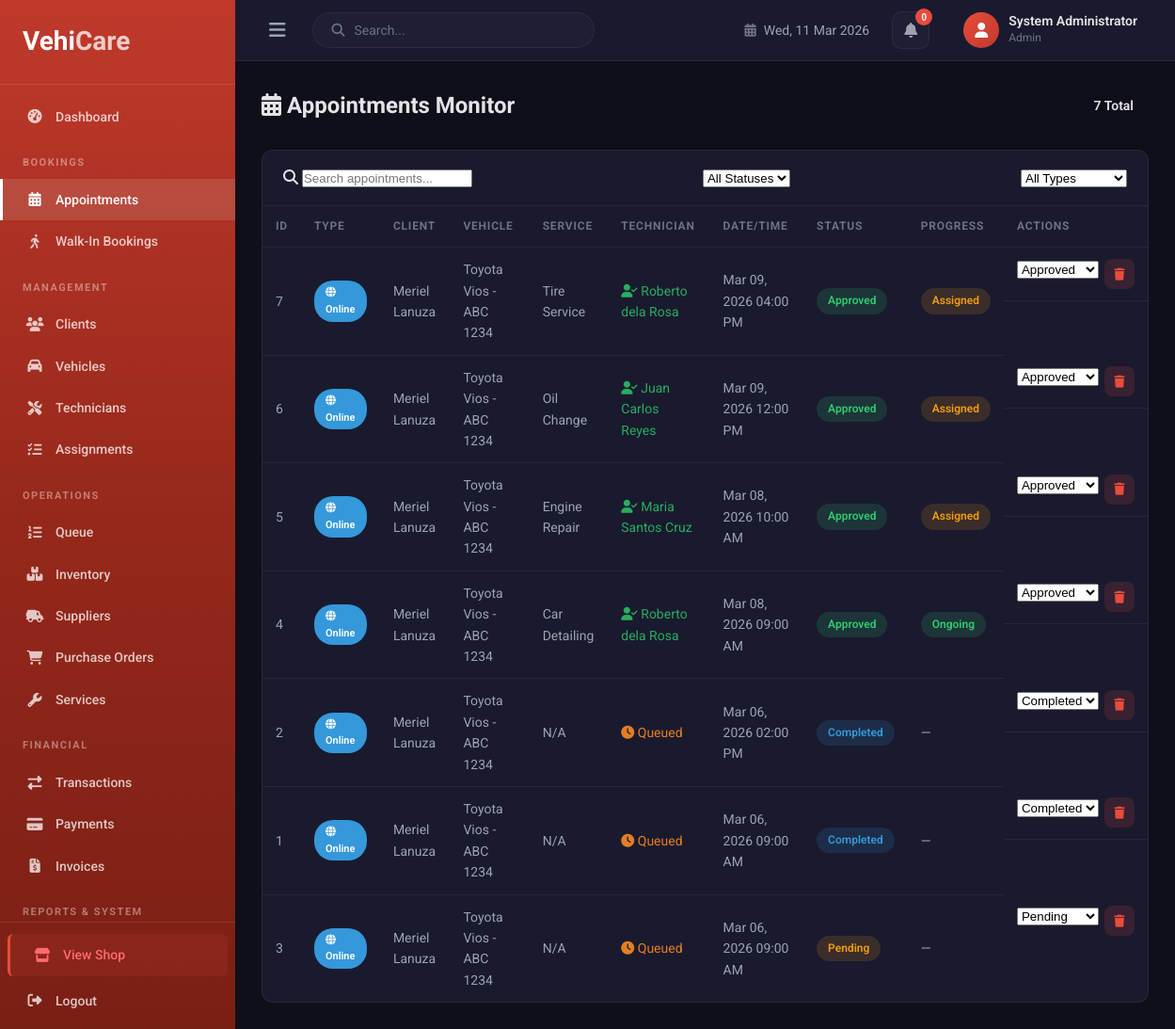
/admins/appointments.php (signed in), run on the app's committed database.
### tables this page shows
CREATE TABLE `appointments` (
  `appointment_id` int(11) NOT NULL,
  `client_id` int(11) NOT NULL,
  `vehicle_id` int(11) NOT NULL,
  `service_id` int(11) DEFAULT NULL,
  `appointment_date` datetime NOT NULL,
  `status` enum('Pending','Approved','Completed','Cancelled') DEFAULT 'Pending',
  `appointment_type` enum('Online','Walk-In') DEFAULT 'Online',
  `notes` text DEFAULT NULL,
  `created_by` int(11) DEFAULT NULL,
  `created_at` timestamp NOT NULL DEFAULT current_timestamp()
);

CREATE TABLE `clients` (
  `client_id` int(11) NOT NULL,
  `user_id` int(11) DEFAULT NULL,
  `full_name` varchar(150) NOT NULL,
  `phone` varchar(50) NOT NULL,
  `email` varchar(150) DEFAULT NULL,
  `address` text DEFAULT NULL,
  `created_at` timestamp NOT NULL DEFAULT current_timestamp()
);

CREATE TABLE `vehicles` (
  `vehicle_id` int(11) NOT NULL,
  `client_id` int(11) NOT NULL,
  `plate_number` varchar(50) NOT NULL,
  `vin` varchar(17) DEFAULT NULL,
  `make` varchar(100) DEFAULT NULL,
  `model` varchar(100) DEFAULT NULL,
  `year` year(4) DEFAULT NULL,
  `color` varchar(50) DEFAULT NULL,
  `status` enum('active','in_service','completed','released') DEFAULT 'active',
  `created_at` timestamp NOT NULL DEFAULT current_timestamp()
);

CREATE TABLE `services` (
  `service_id` int(11) NOT NULL,
  `service_name` varchar(150) NOT NULL,
  `description` text DEFAULT NULL,
  `base_price` decimal(10,2) NOT NULL,
  `estimated_duration` int(11) DEFAULT NULL COMMENT 'Duration in minutes',
  `created_at` timestamp NOT NULL DEFAULT current_timestamp()
);

CREATE TABLE `users` (
  `user_id` int(11) NOT NULL,
  `full_name` varchar(150) NOT NULL,
  `email` varchar(150) NOT NULL,
  `password_hash` varchar(255) NOT NULL,
  `role` enum('admin','staff','technician','customer') NOT NULL,
  `status` enum('active','inactive') DEFAULT 'active',
  `created_at` timestamp NOT NULL DEFAULT current_timestamp()
);

CREATE TABLE `assignments` (
  `assignment_id` int(11) NOT NULL,
  `appointment_id` int(11) DEFAULT NULL,
  `vehicle_id` int(11) NOT NULL,
  `technician_id` int(11) NOT NULL,
  `service_id` int(11) NOT NULL,
  `status` enum('Assigned','Ongoing','Finished') DEFAULT 'Assigned',
  `start_time` datetime DEFAULT NULL,
  `end_time` datetime DEFAULT NULL,
  `notes` text DEFAULT NULL
);

### admins/appointments.php (the view, shortened to what this page needs)
<?php
require_once __DIR__ . '/../includes/db.php';
$appointments = $pdo->query("
    SELECT a.*, c.full_name AS client_name, v.plate_number, v.make, v.model,
           s.service_name, s.estimated_duration,
           tech.full_name AS technician_name,
           asgn.status AS assignment_status,
           COALESCE(a.appointment_type, 'Online') AS appointment_type
    FROM appointments a
    LEFT JOIN clients c ON a.client_id = c.client_id
    LEFT JOIN vehicles v ON a.vehicle_id = v.vehicle_id
    LEFT JOIN services s ON a.service_id = s.service_id
    LEFT JOIN assignments asgn ON asgn.appointment_id = a.appointment_id
    LEFT JOIN users tech ON asgn.technician_id = tech.user_id
    ORDER BY a.appointment_date DESC
")->fetchAll();
?>
<!DOCTYPE html>
<html lang="en">
<head>
    <link rel="stylesheet" href="../includes/style/admin.css">
    <link rel="stylesheet" href="https://cdnjs.cloudflare.com/ajax/libs/font-awesome/6.5.1/css/all.min.css">
</head>
<body class="admin-body">
<div class="admin-layout">
    <?php include __DIR__ . '/includes/sidebar.php'; ?>
    <main class="admin-main">
        <?php include __DIR__ . '/includes/topbar.php'; ?>
        <div class="admin-content">
            <div class="page-header">
                <h2><i class="fas fa-calendar-alt"></i> Appointments Monitor</h2>
                <span class="badge badge-info" style="font-size:14px;padding:8px 16px;"><?= count($appointments) ?> Total</span>
            </div>
            <div class="admin-card">
                <div class="table-toolbar">
                    <div class="search-box">
                        <i class="fas fa-search"></i>
                        <input type="text" id="searchInput" placeholder="Search appointments..." onkeyup="searchTable()">
                    </div>
                    <div class="filter-box">
                        <select id="statusFilter" onchange="filterByStatus()">
                            <option value="">All Statuses</option>
                        </select>
                    </div>
                    <div class="filter-box">
                        <select id="typeFilter" onchange="filterByStatus()">
                            <option value="">All Types</option>
                        </select>
                    </div>
                </div>
                <?php if (count($appointments) > 0): ?>
                <div class="table-responsive">
                    <table class="admin-table" id="appointmentsTable">
                        <thead>
                            <tr>
                                <th>ID</th>
                                <th>Type</th>
                                <th>Client</th>
                                <th>Vehicle</th>
                                <th>Service</th>
                                <th>Technician</th>
                                <th>Date/Time</th>
                                <th>Status</th>
                                <th>Progress</th>
                                <th>Actions</th>
                            </tr>
                        </thead>
                        <tbody>
                            <?php foreach ($appointments as $row): ?>
                            <tr data-status="<?= htmlspecialchars($row['status']) ?>" data-type="<?= htmlspecialchars($row['appointment_type']) ?>">
                                <td><?= htmlspecialchars($row['appointment_id']) ?></td>
                                <td>
                                    <?php if ($row['appointment_type'] === 'Walk-In'): ?>
                                        <span class="badge" style="background:#e67e22;color:#fff;font-size:11px;"><i class="fas fa-walking"></i> Walk-In</span>
                                    <?php else: ?>
                                        <span class="badge" style="background:#3498db;color:#fff;font-size:11px;"><i class="fas fa-globe"></i> Online</span>
                                    <?php endif; ?>
                                </td>
                                <td><?= htmlspecialchars($row['client_name'] ?? 'N/A') ?></td>
                                <td><?= htmlspecialchars(($row['make'] ?? '') . ' ' . ($row['model'] ?? '') . ' - ' . ($row['plate_number'] ?? 'N/A')) ?></td>
                                <td><?= htmlspecialchars($row['service_name'] ?? 'N/A') ?></td>
                                <td>
                                    <?php if ($row['technician_name']): ?>
                                        <span style="color:#27ae60;"><i class="fas fa-user-check"></i> <?= htmlspecialchars($row['technician_name']) ?></span>
                                    <?php else: ?>
                                        <span style="color:#e67e22;"><i class="fas fa-clock"></i> Queued</span>
                                    <?php endif; ?>
                                </td>
                                <td><?= date('M d, Y h:i A', strtotime($row['appointment_date'])) ?></td>
                                <td>
                                    <?php
                                        $badgeClass = 'badge-pending';
                                        if ($row['status'] === 'Approved') $badgeClass = 'badge-approved';
                                        elseif ($row['status'] === 'Completed') $badgeClass = 'badge-completed';
                                        elseif ($row['status'] === 'Cancelled') $badgeClass = 'badge-cancelled';
                                    ?>
                                    <span class="badge <?= $badgeClass ?>"><?= htmlspecialchars($row['status']) ?></span>
                                </td>
                                <td>
                                    <?php if ($row['assignment_status']): ?>
                                        <?php
                                            $pBadge = 'badge-pending';
                                            if ($row['assignment_status'] === 'Ongoing') $pBadge = 'badge-approved';
                                            elseif ($row['assignment_status'] === 'Finished') $pBadge = 'badge-completed';
                                        ?>
                                        <span class="badge <?= $pBadge ?>"><?= htmlspecialchars($row['assignment_status']) ?></span>
                                    <?php else: ?>
                                        <span style="color:#aaa;">&mdash;</span>
                                    <?php endif; ?>
                                </td>
                                <td class="action-btns">
                                    <form method="POST" style="display:inline" class="status-form">
                                        <select name="status" class="form-control-sm" onchange="this.form.submit()">
                                            <option value="Pending" <?= $row['status'] === 'Pending' ? 'selected' : '' ?>>Pending</option>
                                            <option value="Approved" <?= $row['status'] === 'Approved' ? 'selected' : '' ?>>Approved</option>
                                            <option value="Completed" <?= $row['status'] === 'Completed' ? 'selected' : '' ?>>Completed</option>
                                        </select>
                                    </form>
                                    <form method="POST" style="display:inline" onsubmit="return confirm('Delete this appointment?')">
                                        <button type="submit" class="btn-icon btn-delete"><i class="fas fa-trash"></i></button>
                                    </form>
                                </td>
                            </tr>
                            <?php endforeach; ?>
                        </tbody>
                    </table>
                </div>
                <?php endif; ?>
            </div>
        </div>
    </main>
</div>
</body>
</html>

### includes/style/admin.css (style rules this page uses)
:root { --primary: #e74c3c; --primary-dark: #c0392b; --primary-light: #ff6b6b; --admin-bg: #0f0f1a; --admin-surface: #1a1a2e; --admin-surface-2: #1e1e35; --admin-surface-3: #252540; --admin-border: rgba(255,255,255,0.06); --admin-text: #e4e4e7; --admin-text-dim: #9ca3af; --admin-text-muted: #6b7280; --sidebar-bg: linear-gradient(180deg, #c0392b 0%, #96281b 50%, #7a1f15 100%); --sidebar-width: 250px; --topbar-height: 65px; --font-main: 'Roboto', sans-serif; --font-heading: 'Oswald', sans-serif; --radius: 12px; --radius-sm: 8px; --shadow: 0 4px 20px rgba(0,0,0,0.3); --transition: all 0.3s ease; }
*, *::before, *::after { margin: 0; padding: 0; box-sizing: border-box; }
html { scroll-behavior: smooth; }
body.admin-body { font-family: var(--font-main); background: var(--admin-bg); color: var(--admin-text); line-height: 1.6; overflow-x: hidden; }
.admin-layout { display: flex; min-height: 100vh; }
.admin-main { flex: 1; margin-left: var(--sidebar-width); transition: var(--transition); display: flex; flex-direction: column; }
.admin-content { padding: 28px; flex: 1; }
.page-header { display: flex; align-items: center; justify-content: space-between; margin-bottom: 28px; }
.admin-card { background: var(--admin-surface); border: 1px solid var(--admin-border); border-radius: var(--radius); overflow: hidden; }
.admin-table { width: 100%; border-collapse: collapse; }
.admin-table thead th { text-align: left; padding: 12px 14px; font-size: 12px; font-weight: 700; text-transform: uppercase; letter-spacing: 0.8px; color: var(--admin-text-muted); border-bottom: 1px solid var(--admin-border); }
.admin-table tbody td { padding: 12px 14px; font-size: 14px; color: var(--admin-text-dim); border-bottom: 1px solid var(--admin-border); }
.admin-table tbody tr:last-child td { border-bottom: none; }
.badge { display: inline-block; padding: 4px 12px; border-radius: 20px; font-size: 12px; font-weight: 600; text-transform: capitalize; }
.badge-pending { background: rgba(243,156,18,0.15); color: #f39c12; }
.badge-approved { background: rgba(46,204,113,0.15); color: #2ecc71; }
.badge-completed { background: rgba(52,152,219,0.15); color: #3498db; }
.action-btns { display: flex; gap: 6px; }
.btn-icon { width: 32px; height: 32px; border-radius: 8px; border: none; display: inline-flex; align-items: center; justify-content: center; cursor: pointer; transition: var(--transition); font-size: 13px; }
.btn-delete { background: rgba(231,76,60,0.15); color: #e74c3c; }
.table-toolbar { display: flex; align-items: center; justify-content: space-between; gap: 12px; padding: 16px 22px; border-bottom: 1px solid var(--admin-border); flex-wrap: wrap; }

### data on the page
appointments: appointment_id "7", client.full_name "Meriel Lanuza", vehicle.plate_number "Toyota Vios - ABC 1234", service.service_name "Tire Service", users.full_name "Roberto dela Rosa", appointment_date "Mar 09, 2026 04:00 PM", status "Approved", assignments.status "Assigned"
appointments: appointment_id "6", client.full_name "Meriel Lanuza", vehicle.plate_number "Toyota Vios - ABC 1234", service.service_name "Oil Change", users.full_name "Juan Carlos Reyes", appointment_date "Mar 09, 2026 12:00 PM", status "Approved", assignments.status "Assigned"
appointments: appointment_id "5", client.full_name "Meriel Lanuza", vehicle.plate_number "Toyota Vios - ABC 1234", service.service_name "Engine Repair", users.full_name "Maria Santos Cruz", appointment_date "Mar 08, 2026 10:00 AM", status "Approved", assignments.status "Assigned"
appointments: appointment_id "4", client.full_name "Meriel Lanuza", vehicle.plate_number "Toyota Vios - ABC 1234", service.service_name "Car Detailing", users.full_name "Roberto dela Rosa", appointment_date "Mar 08, 2026 09:00 AM", status "Approved", assignments.status "Ongoing"
appointments: appointment_id "2", client.full_name "Meriel Lanuza", vehicle.plate_number "Toyota Vios - ABC 1234", service_name "N/A", shows "Queued", appointment_date "Mar 06, 2026 02:00 PM", status "Completed"
appointments: appointment_id "1", client.full_name "Meriel Lanuza", vehicle.plate_number "Toyota Vios - ABC 1234", service_name "N/A", shows "Queued", appointment_date "Mar 06, 2026 09:00 AM", status "Completed"
appointments: appointment_id "3", client.full_name "Meriel Lanuza", vehicle.plate_number "Toyota Vios - ABC 1234", service_name "N/A", shows "Queued", appointment_date "Mar 06, 2026 09:00 AM", status "Pending"

### other printed values
$_SESSION['full_name'] "System Administrator"
$_SESSION['role'] "Admin"
count($appointments) "7"
